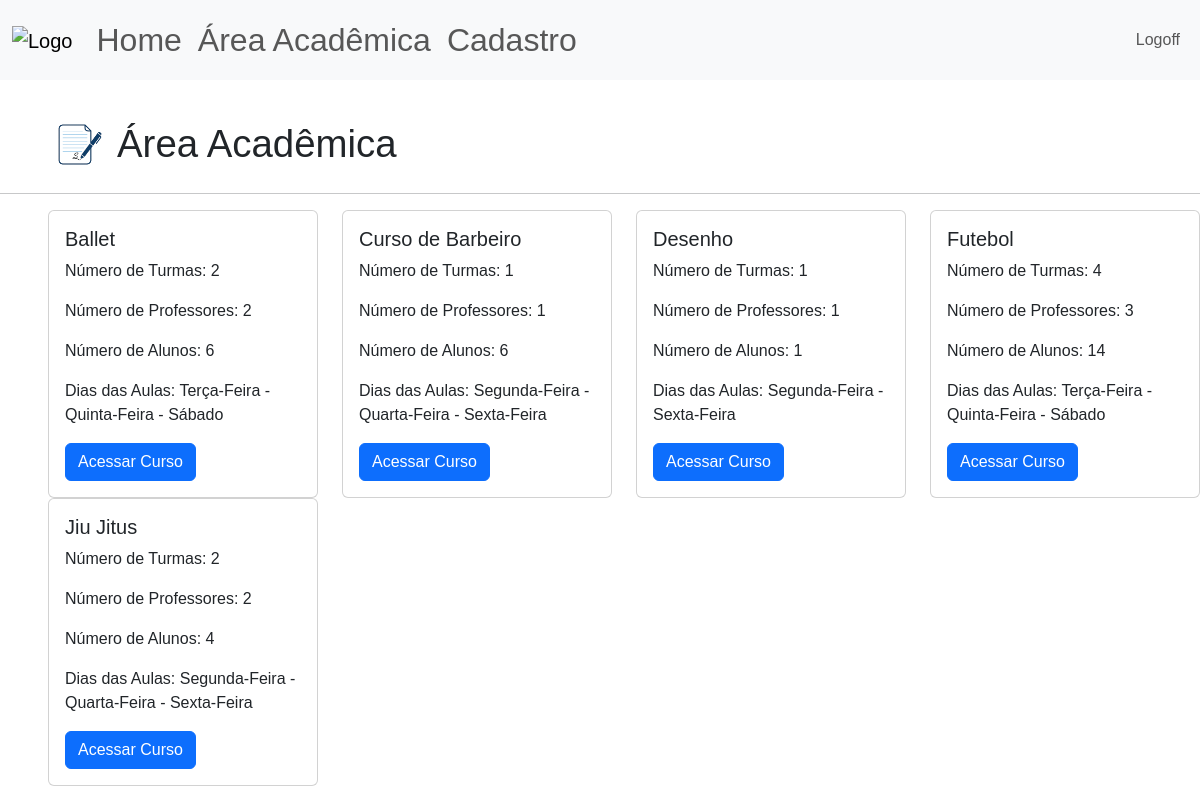
The app's page /area-academica (signed in) with its own data.
### site_verbo_amar/models.py (models this page shows)
class Atividade(database.Model):
    id = database.Column(database.Integer, primary_key=True)
    atividade = database.Column(database.String, nullable=False, unique=True)
    dias_aula = database.Column(database.String, nullable=False)

### site_verbo_amar/routes.py (the view)
@app.route("/area-academica", methods=['POST','GET'])
@login_required
def area_academica():
    atividades = carregar_nome_atividades()
    atividades = carregar_turmas(atividades)
    return render_template("area_academica.html", atividades=atividades)

### site_verbo_amar/models.py (called while the page is built)
@login_manager.user_loader
def load_user(id_usuario):
    return Usuario.query.get(int(id_usuario))

### site_verbo_amar/routes.py (called while the page is built)
def carregar_nome_atividades():
    dict_ativ = {}
    atividades = Atividade.query.order_by(Atividade.atividade.asc()).all()
    for ativ in atividades:
        dict_ativ[ativ.id] = {"nome_atividade":ativ.atividade,
                              "dias_aula":ativ.dias_aula.replace(";",' - '),
                              "turmas":0,
                              "professores":[],
                              "alunos":0,
                              "n_professores":0}
    return dict_ativ

def carregar_turmas(dict_ativ):
    turmas = Turma.query.order_by(Turma.id_atividade.asc()).all()
    for ativ in dict_ativ:
        for id in turmas:
            if ativ == id.id_atividade:
                dict_ativ[ativ]['turmas'] += 1
                if type(id.id_aluno) == int and id.id_aluno !=0:
                    total_alunos =1
                else:
                    total_alunos = len(id.id_aluno) - id.id_aluno.count(';')
                dict_ativ[ativ]['alunos'] += total_alunos
                if not id.id_professor in dict_ativ[ativ]['professores']:
                    dict_ativ[ativ]['professores'].append(id.id_professor)
                    dict_ativ[ativ]['n_professores'] +=1
    return dict_ativ

### site_verbo_amar/templates/area_academica.html
{% extends 'base.html'%}
{% block body %}
<div class = "d-flex align-items-center gap-1", style="padding-left: 3rem; padding-top: 2rem;">
    <img src="{{url_for('static', filename='academica_logo.png')}}" alt="study" height="65">
    <h1 style="font-size: 2.4rem; font-weight: 500; line-height: 1.2; margin: 0;">Área Acadêmica</h1>
</div>
<hr>
<div class="row" style="padding-left: 3rem;">
{% for ativ in atividades %}
    <div class="col-sm-3 mb-3 mb-sm-0">
      <div class="card">
        <div class="card-body">
          <h5 class="card-title">{{atividades[ativ]["nome_atividade"]}}</h5>
          <p class="card-text">Número de Turmas: {{atividades[ativ]["turmas"]}}</p>
          <p class="card-text">Número de Professores: {{atividades[ativ]["n_professores"]}}</p>
          <p class="card-text">Número de Alunos: {{atividades[ativ]["alunos"]}}</p>
          <p class="card-text">Dias das Aulas: {{atividades[ativ]["dias_aula"]}}</p>
          <a href="{{ url_for('exibir_turmas', nome=atividades[ativ]['nome_atividade']) }}" class="btn btn-primary">Acessar Curso</a>
        </div>
      </div>
    </div>
 {% endfor %}
</div>
{% endblock %}

### site_verbo_amar/static/main.css (style rules this page uses)
* { font-family:'Poppins', sans-serif; }

### records on screen
Atividade: atividade "Ballet"
Atividade: atividade "Curso de Barbeiro"
Atividade: atividade "Desenho"
Atividade: atividade "Futebol"
Atividade: atividade "Jiu Jitus"

### other values on screen
{{ atividades[ativ]["turmas"] }} "2" "1" "1" "4" "2"
{{ atividades[ativ]["n_professores"] }} "2" "1" "1" "3" "2"
{{ atividades[ativ]["alunos"] }} "6" "6" "1" "14" "4"
{{ atividades[ativ]["dias_aula"] }} "Terça-Feira - Quinta-Feira - Sábado" "Segunda-Feira - Quarta-Feira - Sexta-Feira" "Segunda-Feira - Sexta-Feira" "Terça-Feira - Quinta-Feira - Sábado" "Segunda-Feira - Quarta-Feira - Sexta-Feira"
